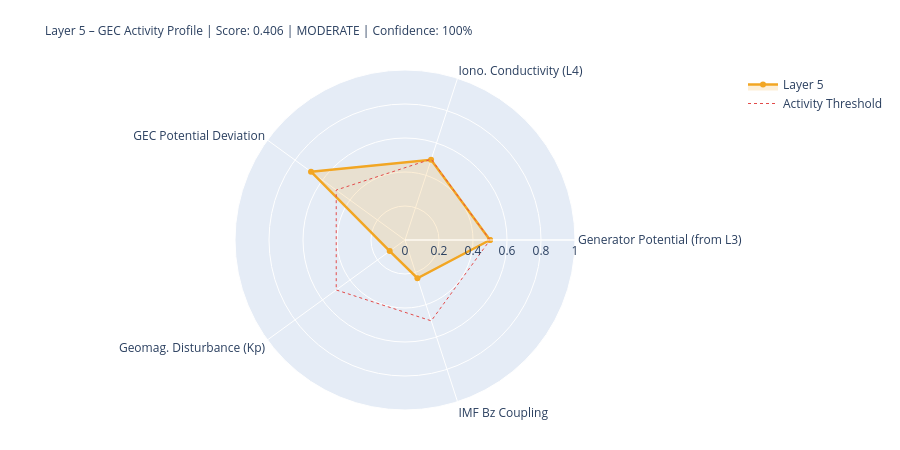

The notebook cell this image was saved under:
### Markdown cell above
---
## 5. State Assessment & Handoff to Layer 6

### Code cell
# ============================================================
# LAYER-5-SCORE
# ============================================================

# Components
# 1) Generator activity (Layer-3-driven)
gen_score = norm(generator_strength, 0.3, 2.0)
gen_src   = 'from_layer3' if l3_thunder_score is not None else 'estimated'

# 2) Ionospheric conductivity (Layer-4-driven)
iono_score = norm(iono_cond_factor, 0.7, 1.4)
iono_src   = 'from_layer4' if l4_ioniz is not None else 'estimated'

# 3) GEC potential deviation from reference
pot_score = norm(abs(delta_V_pct), 0, 30)  # 0 = at reference, 1 = 30% deviation
pot_src   = 'derived'

# 4) Geomagnetic disturbance (Kp) – modulates vertical currents
kp_score = norm(kp_val, 0, 9)
kp_src   = 'primary' if kp_now is not None else 'from_layer4'

# 5) IMF Bz coupling (southward = stronger M-I coupling → GEC influence)
bz_score = norm(-(bz_now or 0), -5, 30) if bz_now is not None else None
bz_src   = 'primary' if bz_now is not None else 'missing'

COMPONENTS = {
    'Generator Potential (from L3)':  {'score': gen_score,   'source': 'derived_from_layer3', 'dynamic': True},
    'Iono. Conductivity (L4)':      {'score': iono_score,  'source': iono_src, 'dynamic': True},
    'GEC Potential Deviation':      {'score': pot_score,   'source': pot_src,  'dynamic': True},
    'Geomag. Disturbance (Kp)':         {'score': kp_score,    'source': kp_src,   'dynamic': True},
    'IMF Bz Coupling':               {'score': bz_score,    'source': bz_src,   'dynamic': True},
}

available   = {k: v['score'] for k, v in COMPONENTS.items() if v['score'] is not None}
unavailable = [k for k, v in COMPONENTS.items() if v['score'] is None]
layer5_score = round(sum(available.values()) / len(available), 4) if available else None
confidence   = round(len(available) / len(COMPONENTS), 2)
level = ('unknown' if layer5_score is None
         else 'quiet'   if layer5_score < 0.3
         else 'moderate' if layer5_score < 0.6
         else 'active')
dominant_l5 = max(available, key=available.get) if available else 'none'

# Kp consistency: separate 1-min raw value from score value
kp_1m_raw   = kp_now          # directly from API (can be 0.0 during live measurement)
kp_for_score = kp_val          # from Layer-0 context or estimated value if needed
kp_score_src = kp_src

W = 68
print('=' * W)
print('LAYER 5 – GLOBAL ELECTRIC CIRCUIT – STATE ASSESSMENT')
print('=' * W)
for name, comp in COMPONENTS.items():
    s = comp['score']
    if s is not None:
        bar = '█' * int(s*20) + '░' * (20-int(s*20))
        print(f'  {name:<34} {bar}  {s:.3f}  [{comp["source"]}]')
    else:
        print(f'  {name:<34} {"─"*20}  n/a   [missing]')
print('-' * W)
print(f'  Score:         {layer5_score:.3f}  ({len(available)}/{len(COMPONENTS)} components)')
print(f'  Confidence:    {confidence:.0%}')
print(f'  Level:         {level.upper()}')
print(f'  Dominant:      {dominant_l5}')
print(f'  V_iono:        {V_iono_mod:.1f} kV  (Δ {delta_V_pct:+.1f}% vs. Ref)')
print(f'  I_total:       {I_total_mod:.1f} A   (Δ {delta_I_pct:+.1f}% vs. Ref)')
print('=' * W)

# Radar
cats   = list(available.keys())
vals_r = list(available.values())
if len(cats) >= 3:
    fig = go.Figure()
    fig.add_trace(go.Scatterpolar(
        r=vals_r + [vals_r[0]], theta=cats + [cats[0]],
        fill='toself', fillcolor='rgba(242,166,35,0.18)',
        line=dict(color='#F2A623', width=2.5), name='Layer 5'
    ))
    fig.add_trace(go.Scatterpolar(
        r=[0.5]*(len(cats)+1), theta=cats+[cats[0]],
        line=dict(color='#E24B4A', dash='dot', width=1),
        mode='lines', name='Activity Threshold'
    ))
    fig.update_layout(
        title=dict(
            text=f'Layer 5 – GEC Activity Profile | Score: {layer5_score:.3f} | {level.upper()} | Confidence: {confidence:.0%}',
            font=dict(size=12)
        ),
        polar=dict(radialaxis=dict(visible=True, range=[0,1])),
        height=450, showlegend=True,
        margin=dict(l=80, r=80, t=70, b=40)
    )
    fig.show()

### Figure 1 — Plotly figure (JSON) as saved in the notebook; plotly's stock layout.template omitted (floating-point values rounded to 4 significant figures)
{"data": [{"fill": "toself", "fillcolor": "rgba(242,166,35,0.18)", "line": {"color": "#F2A623", "width": 2.5}, "name": "Layer 5", "r": [0.5, 0.4963, 0.6833, 0.1111, 0.2366, 0.5], "theta": ["Generator Potential (from L3)", "Iono. Conductivity (L4)", "GEC Potential Deviation", "Geomag. Disturbance (Kp)", "IMF Bz Coupling", "Generator Potential (from L3)"], "type": "scatterpolar"}, {"line": {"color": "#E24B4A", "dash": "dot", "width": 1}, "mode": "lines", "name": "Activity Threshold", "r": [0.5, 0.5, 0.5, 0.5, 0.5, 0.5], "theta": ["Generator Potential (from L3)", "Iono. Conductivity (L4)", "GEC Potential Deviation", "Geomag. Disturbance (Kp)", "IMF Bz Coupling", "Generator Potential (from L3)"], "type": "scatterpolar"}], "layout": {"height": 450, "margin": {"b": 40, "l": 80, "r": 80, "t": 70}, "polar": {"radialaxis": {"range": [0, 1], "visible": true}}, "showlegend": true, "title": {"font": {"size": 12}, "text": "Layer 5 – GEC Activity Profile | Score: 0.406 | MODERATE | Confidence: 100%"}}}
